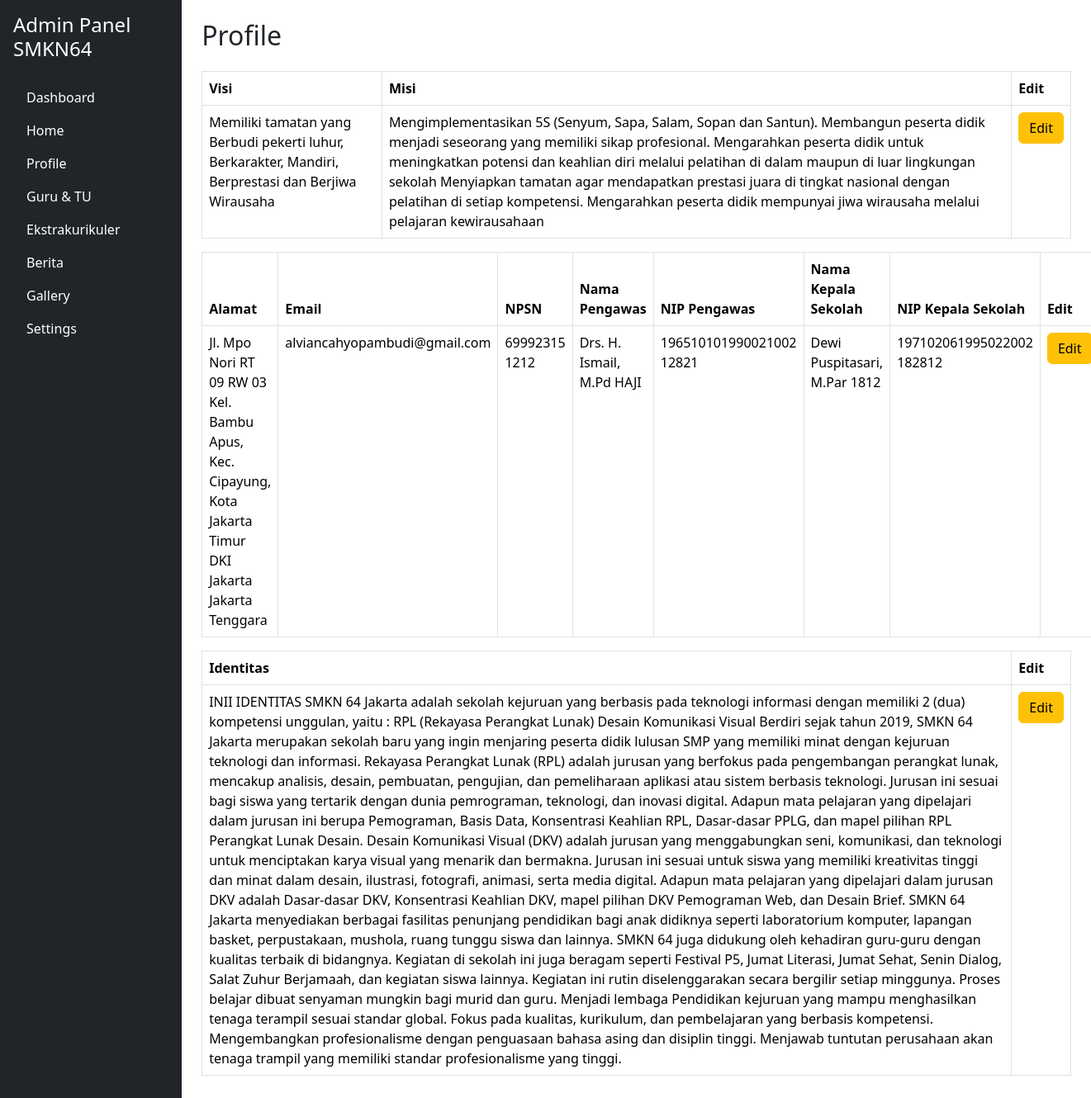
Page /WEP64/admin/profile.php on the committed database.
### tables this page shows
CREATE TABLE `tbl_profile` (
  `id` int(11) NOT NULL,
  `profile_title` varchar(255) DEFAULT NULL,
  `profile_logo` varchar(255) DEFAULT NULL,
  `profile_berdiri` varchar(255) DEFAULT NULL,
  `profile_penghargaan` varchar(255) DEFAULT NULL,
  `profile_guru_tu` varchar(255) DEFAULT NULL,
  `profile_industri` varchar(255) DEFAULT NULL,
  `profile_visi` varchar(255) DEFAULT NULL,
  `profile_misi` varchar(500) DEFAULT NULL,
  `profile_alamat` varchar(500) DEFAULT NULL,
  `profile_email` varchar(255) DEFAULT NULL,
  `profile_npsn` varchar(150) DEFAULT NULL,
  `profile_pengawas` varchar(255) DEFAULT NULL,
  `profile_pengawas_nip` varchar(255) DEFAULT NULL,
  `profile_kepse` varchar(255) DEFAULT NULL,
  `profile_kepse_nip` varchar(255) DEFAULT NULL,
  `profile_identitas` text DEFAULT NULL,
  `profile_ig` varchar(255) DEFAULT NULL,
  `profile_yt` varchar(255) DEFAULT NULL,
  `profile_fb` varchar(255) DEFAULT NULL,
  `profile_x` varchar(255) DEFAULT NULL,
  `profile_deskripsi` varchar(255) DEFAULT NULL
);

### WEP64/admin/profile.php (the view, shortened to what this page needs)
<?php
include '../koneksi.php';
?>
<!DOCTYPE html>
<html lang="en">
<head>
    <link href="https://cdn.jsdelivr.net/npm/bootstrap@5.3.3/dist/css/bootstrap.min.css" rel="stylesheet">
</head>
<body>
    <div class="container-fluid">
        <div class="row">
            <?php include 'side_bar.php' ?>
            <main class="col-md-9 ms-sm-auto col-lg-10 px-md-4 py-4">
                <h2>Profile</h2>
                <table class="table table-bordered">
                    <thead>
                        <tr>
                            <th scope="col">Visi</th>
                            <th scope="col">Misi</th>
                            <th scope="col">Edit</th>
                        </tr>
                    </thead>
                    <?php
                    $sql = "SELECT * from tbl_profile";
                    $query = mysqli_query($conn, $sql);
                    $profile = mysqli_fetch_array($query);
                    ?>
                    <tbody>
                        <tr>
                            <td><?= $profile['profile_visi'] ?></td>
                            <td><?= $profile['profile_misi'] ?></td>
                            <td><a href="profile.php?op=edit_vm&id=<?= $profile['id'] ?>">
                                    <div class="btn btn-warning">Edit</div>
                                </a></td>
                        </tr>
                    </tbody>
                </table>
                <table class="table table-bordered">
                    <thead>
                        <tr>
                            <th scope="col">Alamat</th>
                            <th scope="col">Email</th>
                            <th scope="col">NPSN</th>
                            <th scope="col">Nama Pengawas</th>
                            <th scope="col">NIP Pengawas</th>
                            <th scope="col">Nama Kepala Sekolah</th>
                            <th scope="col">NIP Kepala Sekolah</th>
                            <th scope="col">Edit</th>
                        </tr>
                    </thead>
                    <?php
                    $sql = "SELECT * from tbl_profile";
                    $query = mysqli_query($conn, $sql);
                    $profile = mysqli_fetch_array($query);
                    ?>
                    <tbody>
                        <tr>
                            <td><?= $profile['profile_alamat'] ?></td>
                            <td><?= $profile['profile_email'] ?></td>
                            <td><?= $profile['profile_npsn'] ?></td>
                            <td><?= $profile['profile_pengawas'] ?></td>
                            <td><?= $profile['profile_pengawas_nip'] ?></td>
                            <td><?= $profile['profile_kepse'] ?></td>
                            <td><?= $profile['profile_kepse_nip'] ?></td>
                            <td><a href="profile.php?op=edit_profile&id=<?= $profile['id'] ?>">
                                    <div class="btn btn-warning">Edit</div>
                                </a>
                            </td>
                        </tr>
                    </tbody>
                </table>
                <table class="table table-bordered">
                    <thead>
                        <tr>
                            <th scope="col">Identitas</th>
                            <th scope="col">Edit</th>
                        </tr>
                    </thead>
                    <?php
                    $sql = "SELECT * from tbl_profile";
                    $query = mysqli_query($conn, $sql);
                    $profile = mysqli_fetch_array($query);
                    ?>
                    <tbody>
                        <tr>
                            <td><?= $profile['profile_identitas'] ?></td>
                            <td><a href="profile.php?op=edit_identitas&id=<?= $profile['id'] ?>">
                                    <div class="btn btn-warning">Edit</div>
                                </a></td>
                        </tr>
                    </tbody>
                </table>
</body>
</html>

### WEP64/admin/profile.php (style rules this page uses)
body { min-height: 100vh; }

### rows in the picture
tbl_profile: profile_visi "Memiliki tamatan yang Berbudi pekerti luhur, Berkarakter, Mandiri, Berprestasi dan Berjiwa Wirausaha", profile_misi "Mengimplementasikan 5S (Senyum, Sapa, Salam, Sopan dan Santun). Membangun peserta didik menjadi seseorang yang memiliki sikap profesional. Mengarahkan peserta didik untuk meningkatkan potensi dan keahlian diri melalui pelatihan di dalam maupun di luar lingkungan sekolah Menyiapkan tamatan agar mendapatkan prestasi juara di tingkat nasional dengan pelatihan di setiap kompetensi. Mengarahkan peserta didik mempunyai jiwa wirausaha melalui pelajaran kewirausahaan", profile_alamat "Jl. Mpo Nori RT 09 RW 03 Kel. Bambu Apus, Kec. Cipayung, Kota Jakarta Timur DKI Jakarta Jakarta Tenggara", profile_email "alviancahyopambudi@gmail.com", profile_npsn "69992315 1212", profile_pengawas "Drs. H. Ismail, M.Pd HAJI", profile_pengawas_nip "196510101990021002 12821", profile_kepse "Dewi Puspitasari, M.Par 1812", profile_kepse_nip "197102061995022002 182812", profile_identitas "INII IDENTITAS SMKN 64 Jakarta adalah sekolah kejuruan yang berbasis pada teknologi informasi dengan memiliki 2 (dua) kompetensi unggulan, yaitu : RPL (Rekayasa Perangkat Lunak) Desain Komunikasi Visual Berdiri sejak tahun 2019, SMKN 64 Jakarta merupakan sekolah baru yang ingin menjaring peserta didik lulusan SMP yang memiliki minat dengan kejuruan teknologi dan informasi. Rekayasa Perangkat Lunak (RPL) adalah jurusan yang berfokus pada pengembangan perangkat lunak, mencakup analisis, desain, pembuatan, pengujian, dan pemeliharaan aplikasi atau sistem berbasis teknologi. Jurusan ini sesuai bagi siswa yang tertarik dengan dunia pemrograman, teknologi, dan inovasi digital. Adapun mata…"
